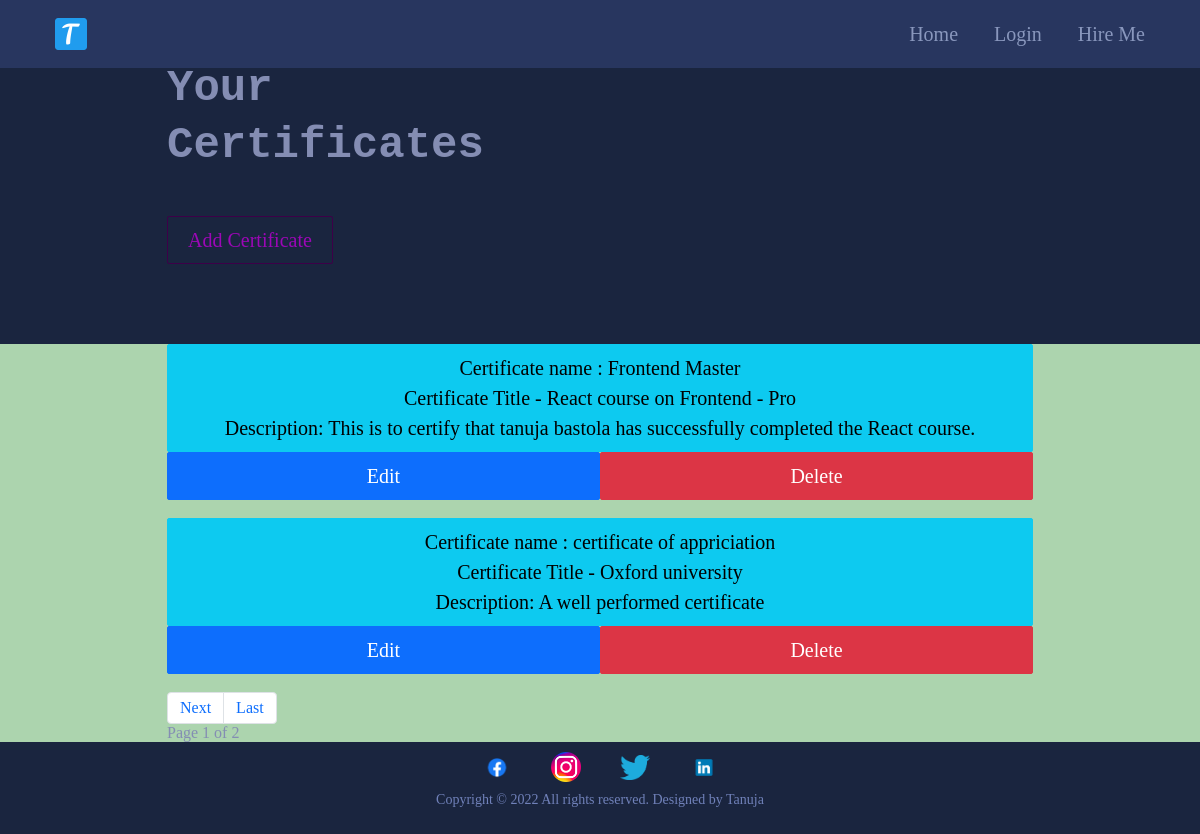
The app's page /allcertificates/ with its own data.
### main/models.py (models this page shows, shortened)
class Certificate(models.Model):
    class Meta:
        verbose_name_plural = 'Certificates'
        verbose_name = 'Certificate'
    date = models.DateTimeField(blank=True, null=True)
    name = models.CharField(max_length=50, blank=True, null=True)
    title = models.CharField(max_length=200, blank=True, null=True)
    description = models.CharField(max_length=500, blank=True, null=True)
    is_active = models.BooleanField(default=True)

### main/views.py (the view)
# urls.py: path('allcertificates/',views.testView.as_view(),name="allcertificates"),
class testView(generic.ListView):
	model = Certificate
	template_name = "main/allcertificates.html"
	paginate_by =2

### cv/context_processors.py (called while the page is built)
def project_context(request):
	context = {
		'me': User.objects.first(),
	}
	return context

### main/templates/main/allcertificates.html (shortened to what this page needs)
{% extends 'main/base.html' %}
{% load static %}
{% block content %}
    <section>
      <div class="innerPageBannerCol">
        <div class="container">
          <div class="row g-4 g-md-3  align-items-center">
            <div class="col-md-6">
              <div class="bannerContent">
                <h1 class="xlTitle pb-md-3">Your Certificates</h1><br>
                <a href="{%url 'main:addcertificate'%}" class="btn btnOutline">Add Certificate</a>
              </div>
            </div>
          </div>
        </div>
      </div>
    </section>
    <section>
      <div class="lightBg">
        <div class="container">
          <ul>
                {% for item in object_list %}
                 <li><a href="" class="btn btn-info col col-12"> Certificate name : {{item.name}}
                   <br>
                   Certificate Title - {{item.title}}<br>
                   Description: {{item.description}}</a></li>
                   <li>
                    <div class="container">
                      <div class="row">
                    <a href="{%url 'main:updateCertificate' item.pk %}" class="btn btn-primary col col-6">Edit</a>
                    <a href="{%url 'main:deleteCertificate' item.pk %}" class="btn btn-danger col col-6">Delete</a>
                      </div>
                    </div>
                  </li>
                  <br>
                {%endfor%}
            </ul>
            <nav aria-label="Page navigation example">
              <ul class="pagination" >
                {%if page_obj.has_next%}
                  <li class="page-item"><a class="page-link" href="?page={{page_obj.next_page_number}}">Next</a></li>
                  <li class="page-item"><a class="page-link"href="?page={{page_obj.paginator.num_pages}}">Last</a></li>
                {%endif%}
              </ul>
              <div>
                Page {{page_obj.number }} of {{page_obj.paginator.num_pages}}
              </div>
              </nav>
        </div>
      </div>
    </section>
    {%endblock%}

### static/css/style.css (style rules this page uses)
:root { --primaryColor: #9C07B6; --primaryDarkColor: #3D0048; --titleFont: 'IBM plex Sans', monospace; --regular: 400; --medium: 500; --bold: 700; --black: 900; --lightBg: rgb(172, 212, 174); --primary : #1a253f; --dark : #151A33; --secondary : #6e8de2; --ternary : #848db3; --pure : #cbcfd6; --fade : #7081b9; --mild : #8997bd; --footer : #212A4A; --black : #060b1b; --twitter : #4ac7ec; --dribble : #ecbacfd0; --success : #1ecab8; --danger : #f1646c; --dark-blue : #28365f; --dark-gray : #171f33; --yellow : #f3c74d; }
html { scroll-behavior: smooth; }
body { font-family: 'IBM plex Sans'; background:var(--primary); color: var(--ternary); -webkit-font-smoothing : antialiased; padding-bottom: 1rem; line-height: normal; }
ul { margin: 0; padding: 0; list-style-type: none; }
a { color: inherit; }
a, .btn { -webkit-transition: all 300ms ease-in-out 0s; -o-transition: all 300ms ease-in-out 0s; transition: all 300ms ease-in-out 0s; text-decoration: none; }
.lightBg { background-color: var(--lightBg); }
.btn { font-size: 20px; font-weight: var(--medium); padding: 8px 20px; border-radius: 2px; }
.btnOutline { border: 1px solid var(--primaryDarkColor); color: var(--primaryColor); }
.xlTitle { font-size: 44px; line-height: 1.3; font-weight: var(--bold); font-family: var(--titleFont) }
.innerPageBannerCol { padding: 60px 0 80px; }
@media (min-width:992px) { .container, .container-lg, .container-md, .container-sm, .container-xl, .container-xxl { max-width: 890px; } }

### records on screen
Certificate: name "Frontend Master", title "React course on Frontend - Pro", description "This is to certify that tanuja bastola has successfully completed the React course."
Certificate: name "certificate of appriciation", title "Oxford university", description "A well performed certificate"

### other values on screen
{{ page_obj.number }} "1"
{{ page_obj.paginator.num_pages }} "2"
